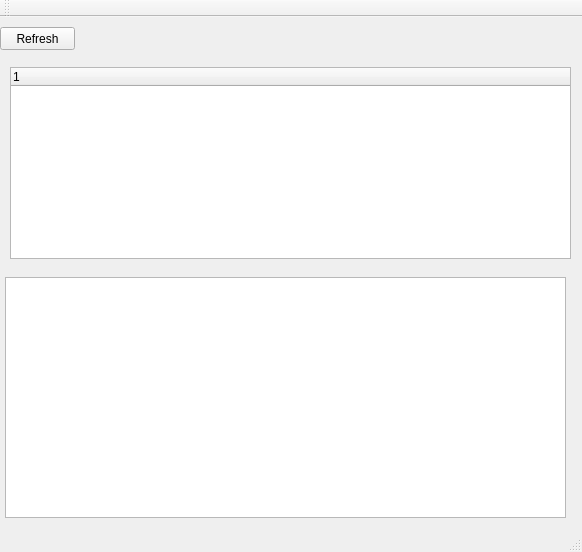
<?xml version="1.0" encoding="UTF-8"?>
<ui version="4.0">
 <class>MainWindow</class>
 <widget class="QMainWindow" name="MainWindow">
  <property name="geometry">
   <rect>
    <x>0</x>
    <y>0</y>
    <width>582</width>
    <height>552</height>
   </rect>
  </property>
  <property name="windowTitle">
   <string>MainWindow</string>
  </property>
  <widget class="QWidget" name="centralWidget">
   <widget class="QListWidget" name="listWidget">
    <property name="geometry">
     <rect>
      <x>5</x>
      <y>260</y>
      <width>561</width>
      <height>241</height>
     </rect>
    </property>
   </widget>
   <widget class="QPushButton" name="pushButton">
    <property name="geometry">
     <rect>
      <x>0</x>
      <y>10</y>
      <width>75</width>
      <height>23</height>
     </rect>
    </property>
    <property name="text">
     <string>Refresh</string>
    </property>
   </widget>
   <widget class="RssTreeWidget" name="rsstreewidget">
    <property name="geometry">
     <rect>
      <x>10</x>
      <y>50</y>
      <width>561</width>
      <height>192</height>
     </rect>
    </property>
    <column>
     <property name="text">
      <string notr="true">1</string>
     </property>
    </column>
   </widget>
  </widget>
  <widget class="QToolBar" name="mainToolBar">
   <attribute name="toolBarArea">
    <enum>TopToolBarArea</enum>
   </attribute>
   <attribute name="toolBarBreak">
    <bool>false</bool>
   </attribute>
  </widget>
  <widget class="QStatusBar" name="statusBar"/>
 </widget>
 <layoutdefault spacing="6" margin="11"/>
 <customwidgets>
  <customwidget>
   <class>RssTreeWidget</class>
   <extends>QTreeWidget</extends>
   <header>rsstreewidget.h</header>
  </customwidget>
 </customwidgets>
 <resources/>
 <connections/>
</ui>
